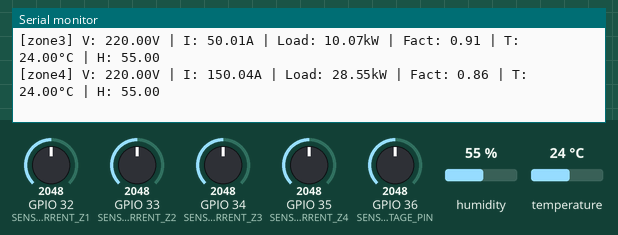
Simulated run of this sketch. Board: ESP32. On the bench: the last lines printed to the serial monitor. Inputs (shaded band) come from the test bench; at power-on: GPIO 32 (SENSOR_CURRENT_Z1) = 2048, humidity 55 %, GPIO 33 (SENSOR_CURRENT_Z2) = 2048, GPIO 34 (SENSOR_CURRENT_Z3) = 2048, GPIO 35 (SENSOR_CURRENT_Z4) = 2048, GPIO 36 (SENSOR_VOLTAGE_PIN) = 2048, temperature 24 °C. WiFi joins after 1.5 s; servers stay silent unless stated; the local clock reads 2024-03-15 10:24:30 at power-on unless the sketch sets it; random numbers use the default seed unless the sketch sets one; no MQTT or app messages arrive unless stated.

Above: at 2.7 s.
2.8 s: GPIO 32 (SENSOR_CURRENT_Z1) set to 3972
At 5.8 s:
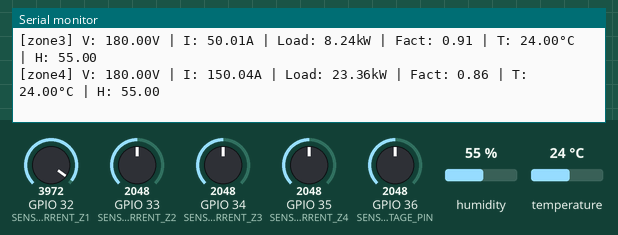
9.9 s: humidity set to 22 %
At 13.3 s:
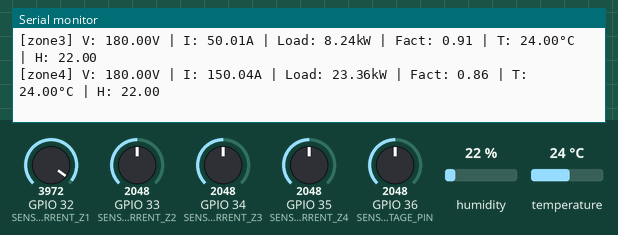
14.1 s: GPIO 33 (SENSOR_CURRENT_Z2) set to 2866
At 17.1 s:
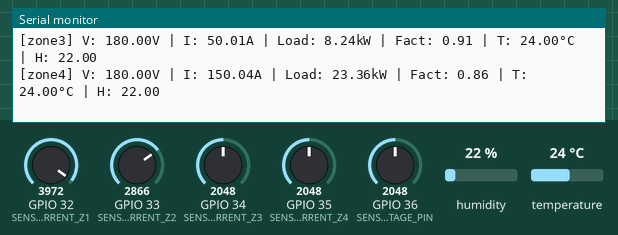
18.3 s: GPIO 34 (SENSOR_CURRENT_Z3) set to 2866
At 19.7 s:
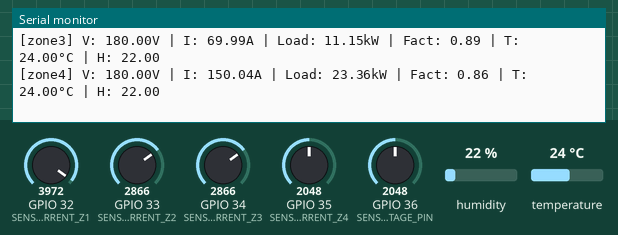
22.5 s: GPIO 35 (SENSOR_CURRENT_Z4) set to 2866
At 26.5 s:
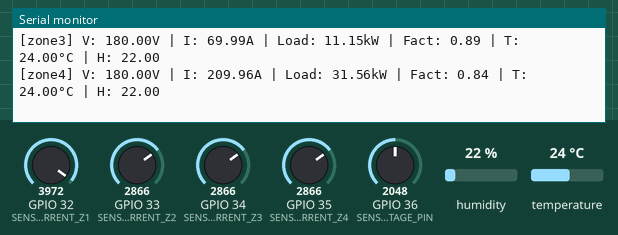
26.7 s: GPIO 36 (SENSOR_VOLTAGE_PIN) set to 2866
At 29.8 s:
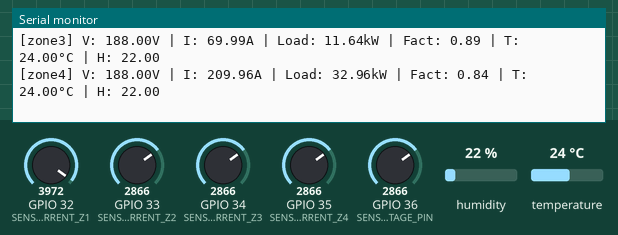
Timing chart, 0 to 31.3 s (numbered marks = the images above; inputs shaded):
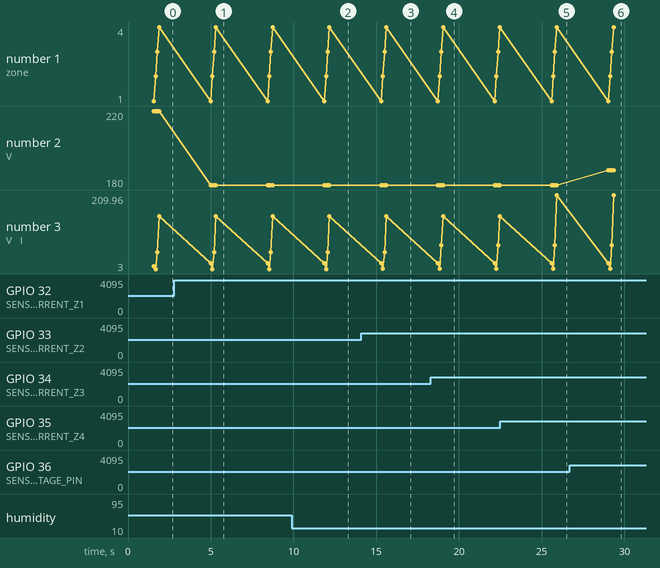

The sketch:

sketch.ino
```cpp
#include <WiFi.h>
#include <PubSubClient.h>
#include <ArduinoJson.h>
#include <DHTesp.h>
#include "time.h"
#include <sys/time.h>
#include "secrets.h"

const char* ssid = SECRET_SSID;
const char* password = SECRET_PASS;
const char* mqtt_server = SECRET_MQTT_BROKER;
const char* ntpServer = "pool.ntp.org";
const long  gmtOffset_sec = 25200;
const int   daylightOffset_sec = 0;

WiFiClient espClient;
PubSubClient client(espClient);
DHTesp dht;

#define DHT_PIN 15
#define SENSOR_VOLTAGE_PIN 36
#define SENSOR_CURRENT_Z1 32
#define SENSOR_CURRENT_Z2 33
#define SENSOR_CURRENT_Z3 34
#define SENSOR_CURRENT_Z4 35

void setup_wifi() {
  Serial.println("Menghubungkan ke WiFi...");
  WiFi.begin(ssid, password);
  while (WiFi.status() != WL_CONNECTED) {
    delay(500); Serial.print(".");
  }
  Serial.println("\nWiFi Terhubung!");
}

void reconnect() {
  while (!client.connected()) {
    String clientId = "ESP32-SmartCity-" + String(random(0xffff), HEX);
    if (client.connect(clientId.c_str())) {
      Serial.println("MQTT Terhubung!");
    } else {
      delay(5000);
    }
  }
}

void setup() {
  Serial.begin(115200);
  dht.setup(DHT_PIN, DHTesp::DHT22);
  pinMode(SENSOR_VOLTAGE_PIN, INPUT);
  pinMode(SENSOR_CURRENT_Z1, INPUT);
  pinMode(SENSOR_CURRENT_Z2, INPUT);
  pinMode(SENSOR_CURRENT_Z3, INPUT);
  pinMode(SENSOR_CURRENT_Z4, INPUT);
  setup_wifi();
  configTime(gmtOffset_sec, daylightOffset_sec, ntpServer);
  Serial.println("Sinkronisasi waktu...");
  client.setServer(mqtt_server, SECRET_MQTT_PORT);
}

void loop() {
  if (!client.connected()) reconnect();
  client.loop();
  struct timeval tv;
  gettimeofday(&tv, NULL);
  struct tm* timeinfo = localtime(&tv.tv_sec);
  int current_hour = 12, current_min = 0, current_sec = 0, current_ms = 0;
  char timeString[30] = "12:00:00.000 WIB";
  if (timeinfo != NULL) {
    current_hour = timeinfo->tm_hour;
    current_min = timeinfo->tm_min;
    current_sec = timeinfo->tm_sec;
    current_ms = tv.tv_usec / 1000;
    sprintf(timeString, "%02d:%02d:%02d.%03d WIB", current_hour, current_min, current_sec, current_ms);
  }
  float phys_temp = dht.getTemperature();
  float phys_hum = dht.getHumidity();
  if (isnan(phys_temp)) phys_temp = 30.0;
  if (isnan(phys_hum)) phys_hum = 70.0;
  int raw_voltage = analogRead(SENSOR_VOLTAGE_PIN);
  float actual_voltage = 200.0 + (raw_voltage / 4095.0) * 40.0;
  int raw_current[4] = {
    analogRead(SENSOR_CURRENT_Z1),
    analogRead(SENSOR_CURRENT_Z2),
    analogRead(SENSOR_CURRENT_Z3),
    analogRead(SENSOR_CURRENT_Z4)
  };
  Serial.println("\n=== MENGIRIM DATA SENSOR (JAM AKTUAL: " + String(timeString) + ") ===");
  for (int i = 0; i < 4; i++) {
    int zone_id = i + 1;
    String currentZone = "zone" + String(zone_id);
    float zone_max_capacity = 0.0;
    float time_modifier = 1.0;
    if (zone_id == 1) {
      zone_max_capacity = 50.0;
      if (current_hour >= 18 || current_hour <= 5) time_modifier = 1.0;
      else time_modifier = 0.4;
    }
    else if (zone_id == 2) {
      zone_max_capacity = 20.0;
      if (current_hour >= 18 && current_hour <= 22) time_modifier = 1.0;
      else time_modifier = 0.3;
    }
    else if (zone_id == 3) {
      zone_max_capacity = 100.0;
      if (current_hour >= 8 && current_hour <= 18) time_modifier = 1.0;
      else time_modifier = 0.2;
    }
    else if (zone_id == 4) {
      zone_max_capacity = 300.0;
      if (current_hour == 12 || current_hour == 18) time_modifier = 0.7;
      else time_modifier = 1.0;
    }
    float sensor_ratio = raw_current[i] / 4095.0;
    float actual_current = sensor_ratio * zone_max_capacity * time_modifier;
    if (phys_temp > 30.0) {
      actual_current *= 1.10;
    }
    float power_factor = 0.99 - (sensor_ratio * 0.15);
    if (zone_id == 4) power_factor -= 0.05;
    float power_demand = (actual_voltage * actual_current * power_factor) / 1000.0;
    bool is_physical_spike = (sensor_ratio > 0.95);
    float sensor_val = actual_current * 5.0;
    if (is_physical_spike) {
      actual_voltage -= 40.0;
      sensor_val *= 4.0;
      if (zone_id == 1) Serial.println("!!! SENSOR MENDETEKSI LONJAKAN ARUS FISIK !!!");
    }
    StaticJsonDocument<200> docGrid;
    docGrid["zone"] = currentZone;
    docGrid["voltage"] = actual_voltage;
    docGrid["current"] = actual_current;
    docGrid["power_factor"] = power_factor;
    docGrid["temperature"] = phys_temp;
    docGrid["humidity"] = phys_hum;
    char gridBuffer[256];
    serializeJson(docGrid, gridBuffer);
    client.publish(("city/" + currentZone + "/grid").c_str(), gridBuffer);
    StaticJsonDocument<200> docPower;
    docPower["zone"] = currentZone;
    docPower["temperature"] = phys_temp;
    docPower["prev_demand"] = power_demand;
    char powerBuffer[256];
    serializeJson(docPower, powerBuffer);
    client.publish(("city/" + currentZone + "/power").c_str(), powerBuffer);
    StaticJsonDocument<200> docSensor;
    docSensor["zone"] = currentZone;
    docSensor["sensor_value"] = sensor_val;
    docSensor["rolling_mean_1h"] = (sensor_ratio < 0.95) ? sensor_val : (sensor_val / 4.0);
    docSensor["z_score"] = is_physical_spike ? 5.5 : 0.5;
    char sensorBuffer[256];
    serializeJson(docSensor, sensorBuffer);
    client.publish(("city/" + currentZone + "/sensor").c_str(), sensorBuffer);
    Serial.println("[" + currentZone + "] V: " + String(actual_voltage) + "V | I: " + String(actual_current) + "A | Load: " + String(power_demand) + "kW | Fact: " + String(power_factor) + " | T: " + String(phys_temp) + "°C | H: " + String(phys_hum));
    delay(100);
  }

  delay(3000);
}
```

secrets.example.h
```cpp
#define SECRET_SSID "YOUR_WIFI_SSID"
#define SECRET_PASS "YOUR_WIFI_PASSWORD"
#define SECRET_MQTT_BROKER "YOUR_MQTT_BROKER_ADDRESS"
#define SECRET_MQTT_PORT 1885
```

Measured:
- after the input at 2.8 s, the serial monitor: prints a new line after 2.2 s (image 1)
- after the input at 9.9 s, the serial monitor: prints a new line after 2.0 s (image 2)
- after the input at 14.1 s, the serial monitor: prints a new line after 1.3 s (image 3)
- after the input at 18.3 s, the serial monitor: prints a new line after 0.64 s (image 4)
- after the input at 22.5 s, the serial monitor: prints a new line after 3.4 s (image 5)
- after the input at 26.7 s, the serial monitor: prints a new line after 2.3 s (image 6)
- plotted number 2: 220 → 180 after the input at 2.8 s, 180 → 188 after the input at 26.7 s
- plotted number 3: 150.04 → 209.96 after the input at 22.5 s
